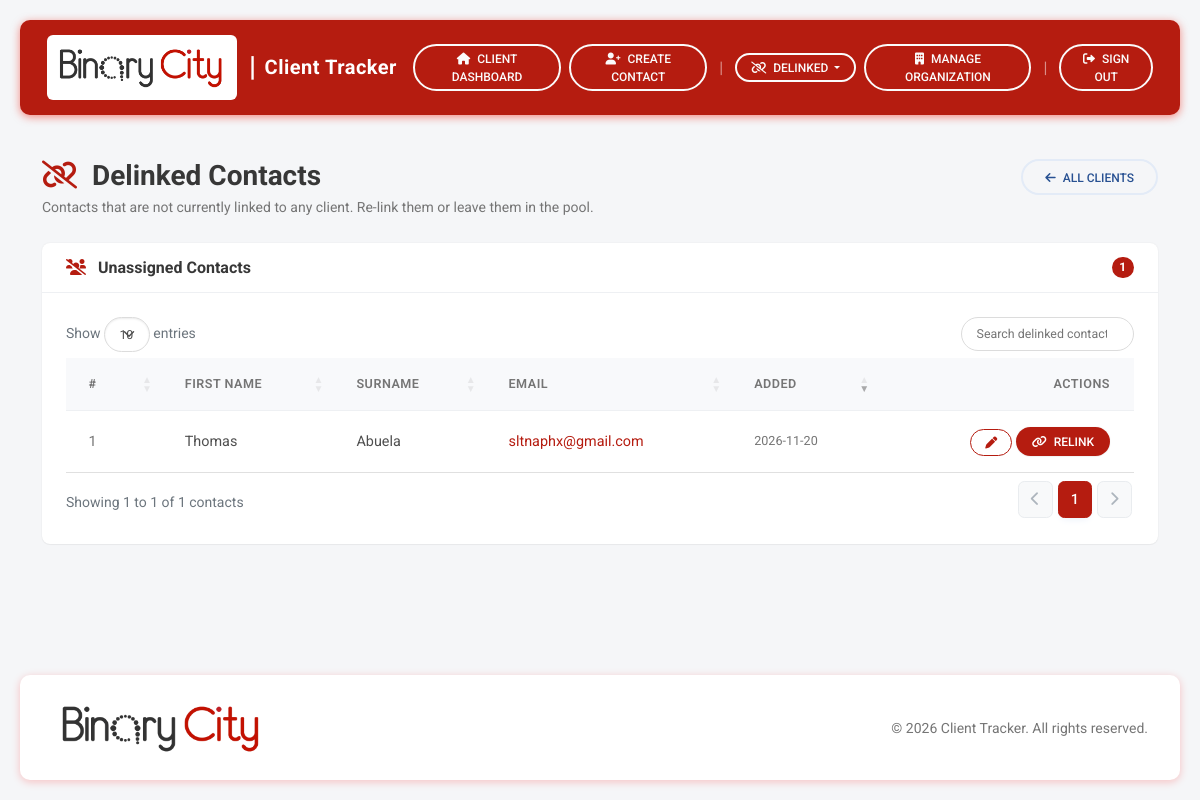
The page /contacts/delinked/ (signed in) on the database its author committed.
### clientTrackerApp/models.py (models this page shows, shortened)
class Contact(models.Model):
    client = models.ForeignKey(Client,on_delete=models.SET_NULL, null=True,blank=True, related_name="contacts",)
    first_name = models.CharField(max_length=100)
    surname    = models.CharField(max_length=100)
    email      = models.EmailField(unique=True, validators=[EmailValidator()])
    created_at = models.DateTimeField(auto_now_add=True)
    history = HistoricalRecords()
    class Meta:
        ordering = ["surname", "first_name"]

### clientTrackerApp/views.py (the view)
# urls.py: path("contacts/delinked/",      views.delinked_contacts, name="delinked-contacts"),
@login_required
@staff_required
def delinked_contacts(request):
    q = request.GET.get("q", "").strip()
    qs = Contact.objects.filter(client__isnull=True).order_by("surname", "first_name")
    if q:
        qs = qs.filter(
            Q(first_name__icontains=q) |
            Q(surname__icontains=q) |
            Q(email__icontains=q)
        )
    return render(request, "clientTrackerApp/contacts/delinked_list.html", {
        "contacts": qs,
        "q": q,
        "total_clients": Client.objects.count(),
    })

### templates/clientTrackerApp/contacts/delinked_list.html (shortened to what this page needs)
{% extends "base.html" %}
{% block content %}
<div class="d-flex justify-content-between align-items-start mb-4 flex-wrap gap-3">
  <div>
    <h3 class="mb-1 fw-bold">
      <i class="fas fa-link-slash text-ct me-2"></i> Delinked Contacts
    </h3>
    <p class="text-muted mb-0 small">
      Contacts that are not currently linked to any client.
      Re-link them or leave them in the pool.
    </p>
  </div>
  <a class="btn btn-outline-secondary btn-rounded" href="{% url 'client-list' %}">
    <i class="fas fa-arrow-left me-1"></i> All Clients
  </a>
</div>
<div class="card shadow-1 border-0 rounded-3">
  <div class="card-header card-header-clean d-flex justify-content-between align-items-center">
    <div>
      <i class="fas fa-users-slash text-ct me-2"></i>
      <strong>Unassigned Contacts</strong>
    </div>
    <span class="badge bg-ct rounded-pill" id="delinkedCount">{{ contacts|length }}</span>
  </div>
  <div class="card-body">
    <table id="delinkedTable" class="table table-hover align-middle mb-0" style="width:100%;">
      <thead style="background:#f8f9fb;">
        <tr class="text-muted small text-uppercase">
          <th>#</th>
          <th>First Name</th>
          <th>Surname</th>
          <th>Email</th>
          <th>Added</th>
          <th class="text-end pe-4" data-orderable="false">Actions</th>
        </tr>
      </thead>
      <tbody>
        {% for contact in contacts %}
          <tr data-contact-id="{{ contact.pk }}"
              data-contact-name="{{ contact.first_name }} {{ contact.surname }}">
            <td class="text-muted">{{ forloop.counter }}</td>
            <td>{{ contact.first_name }}</td>
            <td>{{ contact.surname }}</td>
            <td>
              <a href="mailto:{{ contact.email }}"
                 class="text-decoration-none text-ct">{{ contact.email }}</a>
            </td>
            <td class="text-muted small"
                data-order="{{ contact.created_at|date:'Y-m-d' }}">
              {{ contact.created_at|date:"Y-m-d" }}
            </td>
            <td class="text-end pe-4">
              <a class="btn btn-sm btn-outline-ct btn-rounded"
                 href="{% url 'contact-edit' contact.pk %}" title="Edit">
                <i class="fas fa-pen"></i>
              </a>
              <a class="btn btn-sm btn-ct btn-rounded shadow-1"
                 href="{% url 'contact-relink' contact.pk %}" title="Relink to a client">
                <i class="fas fa-link me-1"></i> Relink
              </a>
            </td>
          </tr>
        {% endfor %}
      </tbody>
    </table>
  </div>
</div>
{% endblock %}
{% block extra_js %}
<link rel="stylesheet" href="https://cdn.datatables.net/1.13.8/css/dataTables.bootstrap5.min.css">
<link rel="stylesheet" href="https://cdn.datatables.net/responsive/2.5.0/css/responsive.bootstrap5.min.css">
{% endblock %}

### templates/base.html (style rules this page uses)
:root { --ct-red: #b51c10; --ct-grey: #989898; --ct-dark: #373737; --ct-red-dark: #8e150c; }
body { font-family: 'Roboto', sans-serif; background: #f5f6f8; color: var(--ct-dark); }
.btn-ct { background: var(--ct-red); color: #fff; border: none; }
.btn-outline-ct { border: 1px solid var(--ct-red); color: var(--ct-red); background: transparent; }
.text-ct { color: var(--ct-red) !important; }
.bg-ct { background: var(--ct-red) !important; }
.card-header-clean { background: #fff; border-bottom: 1px solid #eef0f3; border-radius: .75rem .75rem 0 0 !important; }
.btn-rounded { border-radius: 50rem; }

### templates/clientTrackerApp/contacts/delinked_list.html (style rules this page uses)
table.dataTable thead th { border-bottom: 1px solid #eef0f3 !important; font-weight: 600; letter-spacing: .5px; }

### rows shown on the page
Contact: first_name "Thomas", surname "Abuela", email "sltnaphx@gmail.com", created_at "2026-11-20"

### other values the page prints
{{ contacts|length }} "1"
